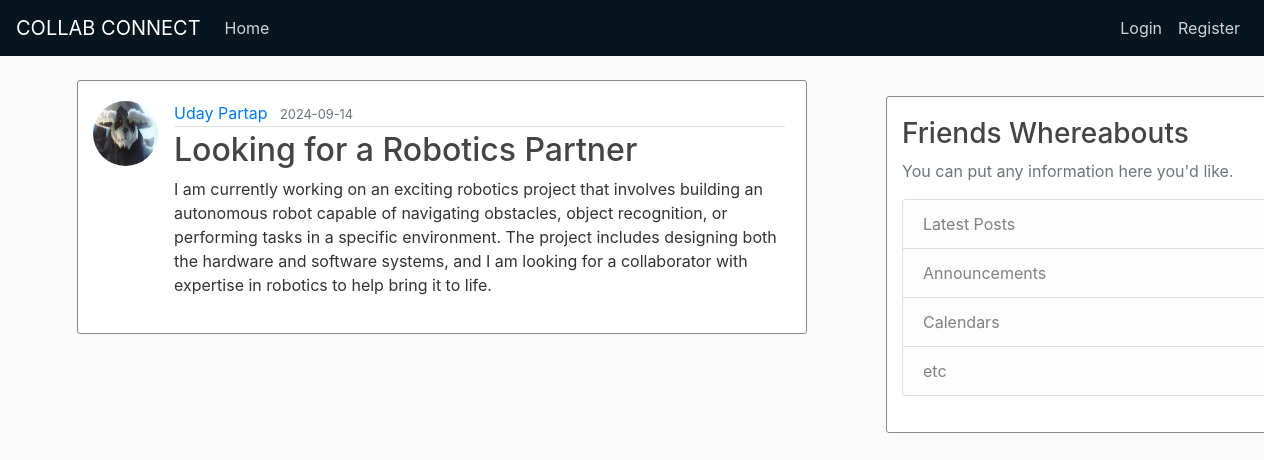
Screenshot of /post/2 with the database file from the repository.
### flaskblog/models.py (models this page shows, shortened)
class User(db.Model, UserMixin):
    __tablename__ = 'users'
    id = db.Column(db.Integer, primary_key=True)
    username = db.Column(db.String(20), unique=True, nullable=False)
    email = db.Column(db.String(120), unique=True, nullable=False)
    image_file = db.Column(db.String(20), nullable=False, default='default.jpg')
    password = db.Column(db.String(60), nullable=False)
    posts = db.relationship('Post', backref='author', cascade='all, delete', lazy=True)
    comments = db.relationship('Comment', backref='author', cascade='all, delete', lazy=True)
    friendship = db.relationship(
        'Friendship',
        primaryjoin="(User.id == Friendship.user_id) | (User.id == Friendship.friend_id)",
        backref='users',
        lazy='dynamic',
        cascade='all, delete-orphan'
    )
    categories = db.relationship('Category', secondary='user_categories', cascade='all, delete', back_populates='users')
    likes = db.relationship('Like', backref='user', cascade='all, delete', lazy=True)

class Post(db.Model):
    id = db.Column(db.Integer, primary_key=True)
    title = db.Column(db.String(100), nullable=False)
    date_posted = db.Column(db.DateTime, nullable=False, default=datetime.utcnow)
    content = db.Column(db.Text, nullable=False)
    user_id = db.Column(db.Integer, db.ForeignKey('users.id'), nullable=False)
    file_path = db.Column(db.String(255), nullable=True)
    comments = db.relationship('Comment', backref='post', cascade='all, delete', lazy=True)
    likes = db.relationship('Like', backref='post', cascade='all, delete', lazy=True)

### flaskblog/routes.py (the view)
@app.route("/post/<int:post_id>")
def post(post_id):
    post = Post.query.get_or_404(post_id)
    return render_template('post.html', title=post.title, post=post)

### flaskblog/templates/post.html (shortened to what this page needs)
{% extends "layout.html" %}
{% block content %}
  <article class="media content-section">
    <img class="rounded-circle article-img" src="{{ url_for('static', filename='profile_pics/' + post.author.image_file) }}">
    <div class="media-body">
      <div class="article-metadata">
        <a class="mr-2" href="#">{{ post.author.username }}</a>
        <small class="text-muted">{{ post.date_posted.strftime('%Y-%m-%d') }}</small>
      </div>
      <h2 class="article-title">{{ post.title }}</h2>
      <p class="article-content">{{ post.content }}</p>
    </div>
  </article>
{% endblock content %}

### flaskblog/static/main.css (style rules this page uses)
body { background: #fafafa; color: #333333; margin-top: 5rem; }
h1, h2, h3, h4, h5, h6 { color: #444444; }
.content-section { background: #ffffff; padding: 20px 15px; border: 1px solid #888888; border-radius: 3px; margin-bottom: 20px; }
.article-title { color: #444444; }
.article-content { white-space: pre-line; height: auto; }
.article-img { height: 65px; width: 65px; margin-right: 16px; }
.article-metadata { padding-bottom: 1px; margin-bottom: 4px; border-bottom: 1px solid #e3e3e3; margin-right: 50px; width: 99%; }

### rows the page displays
User: image_file (picture), author.username "Uday Partap"
Post: date_posted "2024-09-14", title "Looking for a Robotics Partner", content "I am currently working on an exciting robotics project that involves building an autonomous robot capable of navigating obstacles, object recognition, or performing tasks in a specific environment. The project includes designing both the hardware and software systems, and I am looking for a collaborator with expertise in robotics to help bring it to life."
